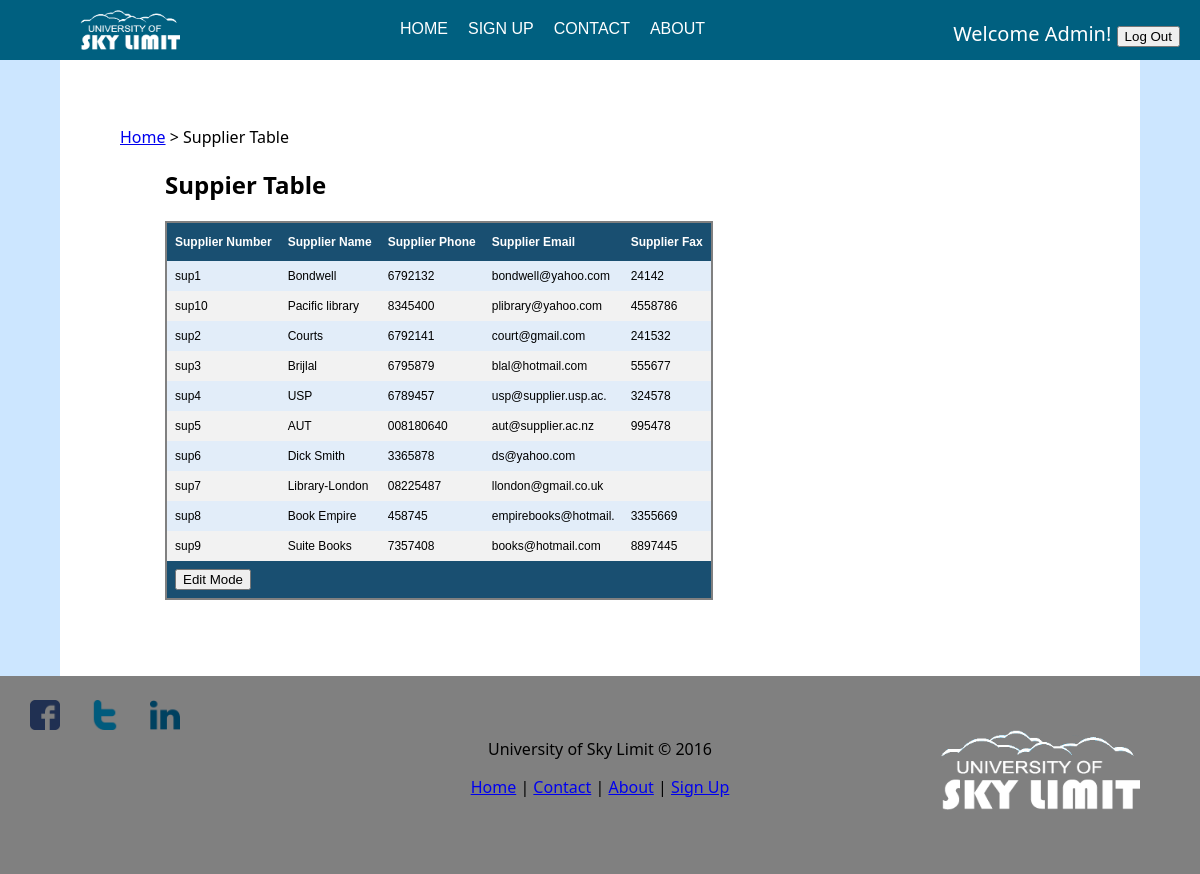
/Simple_Library_Management_System/library/supplier.php (signed in), run on the app's committed database.
### tables this page shows
CREATE TABLE `supplier` (
  `Supp_Num` varchar(10) NOT NULL,
  `Supp_Name` char(15) NOT NULL,
  `Supp_Phone` varchar(10) NOT NULL,
  `Supp_Email` varchar(20) NOT NULL,
  `Supp_Fax` varchar(10) NOT NULL
);

### Simple_Library_Management_System/library/supplier.php (the view, shortened to what this page needs)
<?php
include 'includes/dbcon.php';
$qry = "SELECT * FROM supplier Order by Supp_Num ASC";
$result = $db_conn->query($qry);
include 'includes/header.php';
?>
<head>
</head>
<body>
<div id="main">
<div id="main-content">
	<p><a href="home.php">Home</a> > Supplier Table</p>
	<h2 id="padding">Suppier Table</h2>
	<form id="form" name="frmUser" method="post">
	<table id="table" style="margin-left: 5%">
	<tr>
		<th>Supplier Number</th>
		<th>Supplier Name</th>
		<th>Supplier Phone</th>
		<th>Supplier Email</th>
		<th>Supplier Fax</th>
	</tr>
	<?php
		$i=0;
		while($row = mysqli_fetch_array($result)) {
		if($i%2==0)
			$classname="evenRow";
		else
			$classname="oddRow";
		?>
		<tr class="<?php if(isset($classname)) echo $classname;?>">
			<td><?php echo $row['Supp_Num']; ?></td>
			<td><?php echo $row['Supp_Name']; ?></td>
			<td><?php echo $row['Supp_Phone']; ?></td>
			<td><?php echo $row['Supp_Email']; ?></td>
			<td><?php echo $row['Supp_Fax']; ?></td>
		</tr>
	<?php
		$i++;
	}
	?>
	<tr class="lastrow">
			<td colspan="10">
				<button onClick="edit();" />Edit Mode</button>
			</td>
	</tr>
	</table>
	</form>
	<br/>
	<br/>
	<br/>
	<br/><br/>
</div>
</div>
<?php include "includes/footer.php"; ?>

### Simple_Library_Management_System/library/style.css (style rules this page uses)
body { background: #cce6ff; margin: 0; font-family: "Segoe UI",Optima,Helvetica,Arial,sans-serif; }
#main { float: center; width:100%; }
#main-content { padding: 50px 10% 50px 5%; margin: 0 5% 0 5%; text-align: left; width: auto; background: white; min-height: 300px; margin-bottom: -7%; }
#padding { margin-left: 5%; }
#table { font-family: "Trebuchet MS", Arial, Helvetica, sans-serif; border-collapse: collapse; border: 2px solid grey; }
#table td, #table th { padding: 8px; font-size:12px; }
#table th { padding-top: 12px; padding-bottom: 12px; text-align: left; background-color: #194f71; color: white; }
.evenRow { background-color: #E2EDF9; font-size:12px; }
.oddRow { background-color: #f2f2f2; font-size:12px; }
.lastrow { background-color: #194f71; font-size:12px; color: white; font-weight:bold; }

### data on the page
supplier: Supp_Num "sup1", Supp_Name "Bondwell", Supp_Phone "6792132", Supp_Email "bondwell@yahoo.com", Supp_Fax "24142"
supplier: Supp_Num "sup10", Supp_Name "Pacific library", Supp_Phone "8345400", Supp_Email "plibrary@yahoo.com", Supp_Fax "4558786"
supplier: Supp_Num "sup2", Supp_Name "Courts", Supp_Phone "6792141", Supp_Email "court@gmail.com", Supp_Fax "241532"
supplier: Supp_Num "sup3", Supp_Name "Brijlal", Supp_Phone "6795879", Supp_Email "blal@hotmail.com", Supp_Fax "555677"
supplier: Supp_Num "sup4", Supp_Name "USP", Supp_Phone "6789457", Supp_Email "usp@supplier.usp.ac.", Supp_Fax "324578"
supplier: Supp_Num "sup5", Supp_Name "AUT", Supp_Phone "008180640", Supp_Email "aut@supplier.ac.nz", Supp_Fax "995478"
supplier: Supp_Num "sup6", Supp_Name "Dick Smith", Supp_Phone "3365878", Supp_Email "ds@yahoo.com"
supplier: Supp_Num "sup7", Supp_Name "Library-London", Supp_Phone "08225487", Supp_Email "llondon@gmail.co.uk"
supplier: Supp_Num "sup8", Supp_Name "Book Empire", Supp_Phone "458745", Supp_Email "empirebooks@hotmail.", Supp_Fax "3355669"
supplier: Supp_Num "sup9", Supp_Name "Suite Books", Supp_Phone "7357408", Supp_Email "books@hotmail.com", Supp_Fax "8897445"

### other printed values
$_SESSION['firstname'] "Admin"
